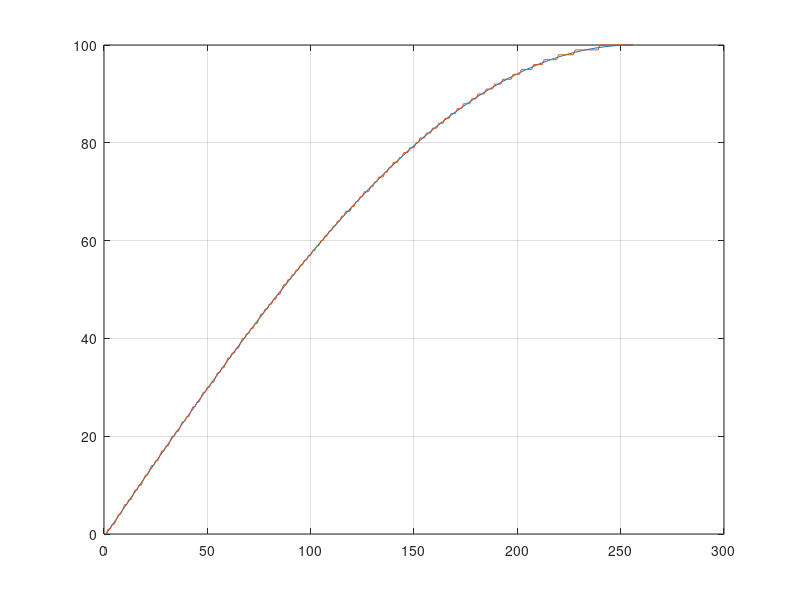
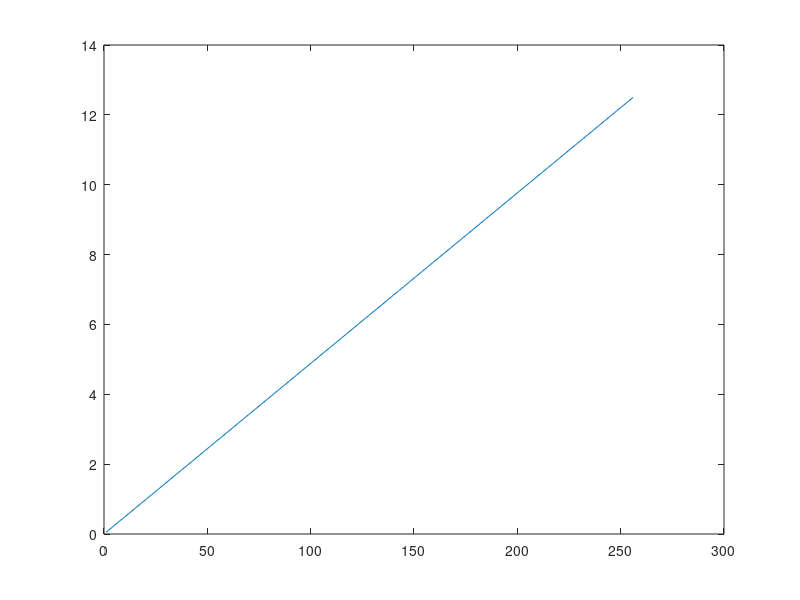

Here is the MATLAB script that generated these plots, in order:
MAX_VALUE = 100;
nPOINTS = 256;

points = 1:nPOINTS;
rads = linspace(0,pi/2,nPOINTS);

values = MAX_VALUE*sin(rads);

round_values = round(values);

plot(points,[values;round_values])
grid on

% Sample time of sine generation
Fs = 50;

% Possible jumps
jumps = 1:nPOINTS;

% Possible frequencies
Fp = jumps*Fs/(4*nPOINTS);

figure(2)
plot(Fp)